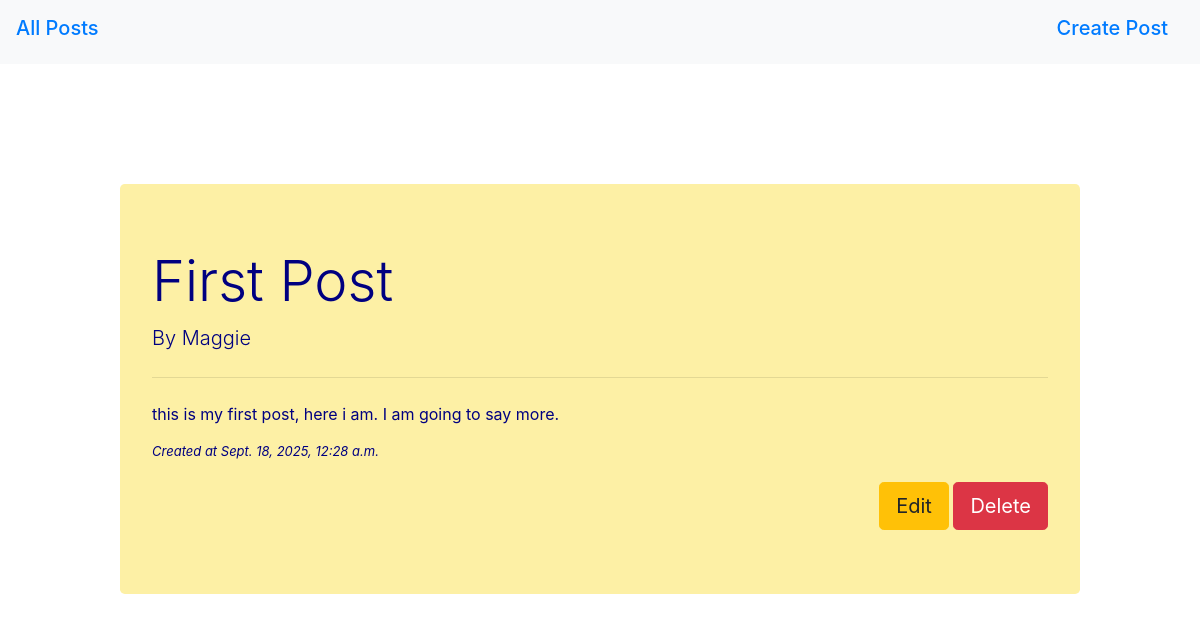
Before: /blog/post/ with the older database file.
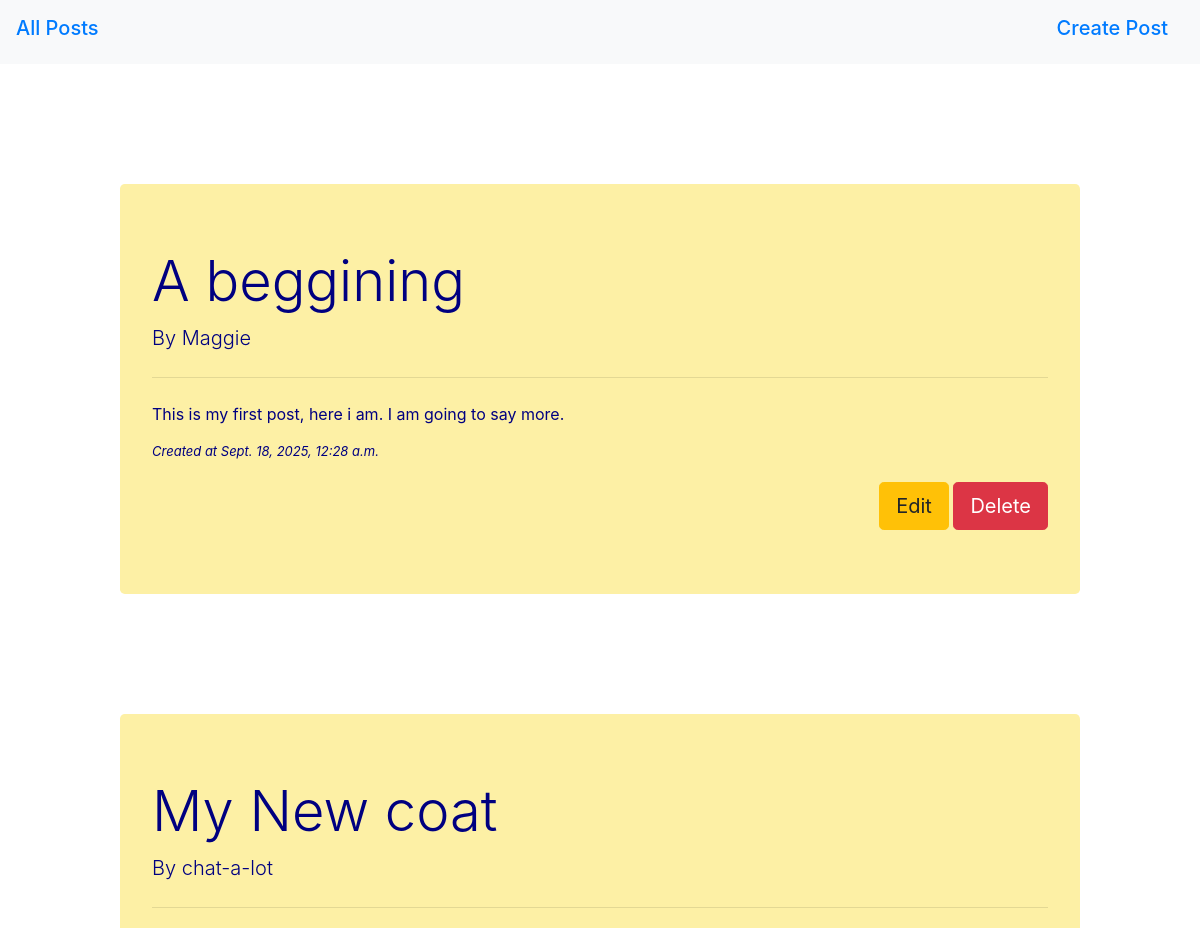
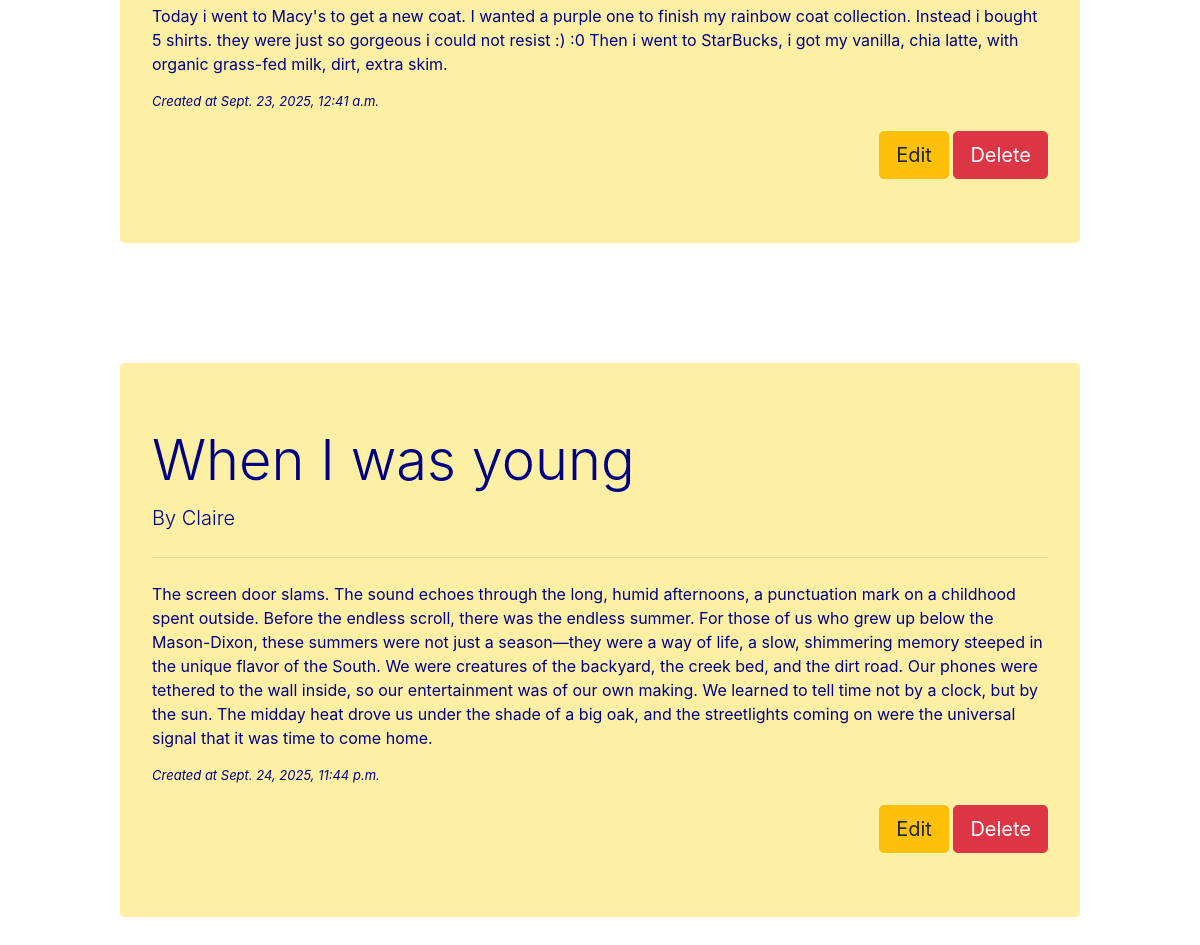
After: the same page with the newer database file (2 pictures, top to bottom).
### blog/models.py (models this page shows, shortened)
class Post(models.Model):
    author= models.CharField(max_length=100)
    title=models.CharField(max_length=100)
    created_at=models.DateTimeField(auto_now_add =True)
    modified_at=models.DateTimeField(auto_now = True)
    body=models.TextField()

### blog/views.py (the view)
# urls.py: path("post/",views.show_post, name='post'),
def show_post(request):
    post = Post.objects.order_by('title')
    return render(request, 'post_list.html',{'post':post})

### Templates/post_list.html
{% extends "master.html" %}
{% block stuff %}
    {% if post %}
        {% for i in post %}
        <div class="jumbotron" style="margin: 10%; background-color:rgba(252, 227, 89, 0.541); color: navy">
            <h1 class="display-4">{{i.title}}</h1>
            <p class="lead">By {{i.author}}</p>
            <hr class="my-4">
            <p>{{i.body}}</p>
            <div style="font-size: small; font-style:italic; margin-bottom:20px">Created at {{i.created_at}}</div>
            <div class="text-right">
                <a href=" {% url 'updatepost' i.id %}  " class="btn btn-warning btn-lg" role="button" aria-pressed="true">Edit</a>
                <a href=" {% url 'deletepost' i.id %} " class="btn btn-danger btn-lg" role="button" aria-pressed="true">Delete</a>
            </div>
        </div>
        {% endfor %}
    {% else %}
        <p>No posts available</p>
    {% endif %}
{% endblock %}

Changed rows visible on the page:
changed Post "Maggie": title "First Post" → "A beggining"; body "this is my first post, here i am. I am going to say more." → "This is my first post, here i am. I am going to say more."
added Post: title "My New coat", author "chat-a-lot", body "Today i went to Macy's to get a new coat. I wanted a purple one to finish my rainbow coat collection. Instead i bought 5 shirts. they were just so gorgeous i could not resist :) :0 Then i went to StarBucks, i got my vanilla, chia latte, with organic grass-fed milk, dirt, extra skim.", created_at "Sept. 23, 2025, 12:41 a.m."
added Post: title "When I was young", author "Claire", body "The screen door slams. The sound echoes through the long, humid afternoons, a punctuation mark on a childhood spent outside. Before the endless scroll, there was the endless summer. For those of us who grew up below the Mason-Dixon, these summers were not just a season—they were a way of life, a slow, shimmering memory steeped in the unique flavor of the South. We were creatures of the backyard, the creek bed, and the dirt road. Our phones were tethered to the wall inside, so our entertainment was of our own making. We learned to tell time not by a clock, but by the sun. The midday heat drove us under the shade of a big oak, and the streetlights coming on were the universal signal that it…", created_at "Sept. 24, 2025, 11:44 p.m."
